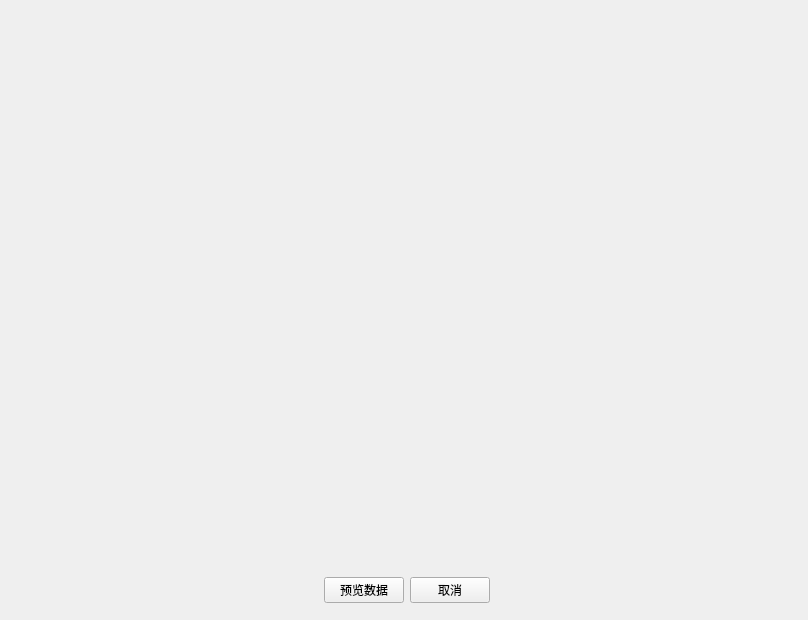
<?xml version="1.0" encoding="UTF-8"?>
<ui version="4.0">
 <class>Form</class>
 <widget class="QWidget" name="Form">
  <property name="geometry">
   <rect>
    <x>0</x>
    <y>0</y>
    <width>808</width>
    <height>620</height>
   </rect>
  </property>
  <property name="windowTitle">
   <string>Form</string>
  </property>
  <widget class="QWidget" name="widget" native="true">
   <property name="geometry">
    <rect>
     <x>11</x>
     <y>21</y>
     <width>789</width>
     <height>531</height>
    </rect>
   </property>
  </widget>
  <widget class="QWidget" name="">
   <property name="geometry">
    <rect>
     <x>11</x>
     <y>565</y>
     <width>791</width>
     <height>51</height>
    </rect>
   </property>
   <layout class="QHBoxLayout" name="horizontalLayout">
    <item>
     <spacer name="horizontalSpacer">
      <property name="orientation">
       <enum>Qt::Horizontal</enum>
      </property>
      <property name="sizeHint" stdset="0">
       <size>
        <width>40</width>
        <height>20</height>
       </size>
      </property>
     </spacer>
    </item>
    <item>
     <widget class="QPushButton" name="pushButton">
      <property name="text">
       <string>预览数据</string>
      </property>
     </widget>
    </item>
    <item>
     <widget class="QPushButton" name="pushButton_3">
      <property name="text">
       <string>取消</string>
      </property>
     </widget>
    </item>
    <item>
     <spacer name="horizontalSpacer_2">
      <property name="orientation">
       <enum>Qt::Horizontal</enum>
      </property>
      <property name="sizeHint" stdset="0">
       <size>
        <width>40</width>
        <height>20</height>
       </size>
      </property>
     </spacer>
    </item>
   </layout>
  </widget>
 </widget>
 <resources/>
 <connections/>
</ui>
